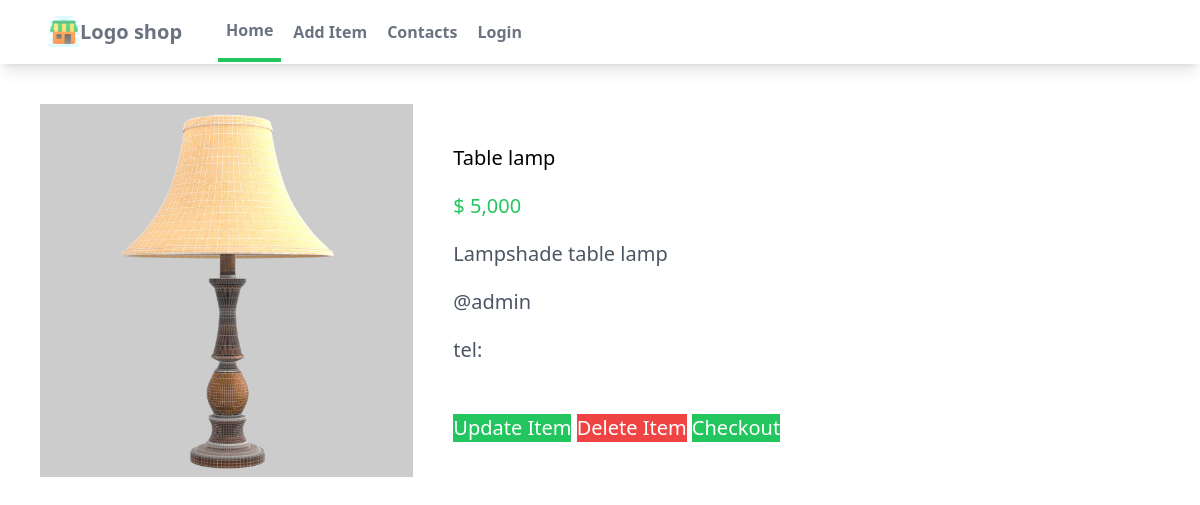
The app's page /myapp/10/ with its own data.
### myapp/models.py (models this page shows, shortened)
class Product(models.Model):
    seller = models.ForeignKey(User, on_delete=models.CASCADE, default='1')
    name = models.CharField(max_length=100)
    price = models.IntegerField()
    description = models.CharField(max_length=200)
    image = models.ImageField(blank=True, upload_to='images')

### myapp/views.py (the view)
# urls.py: path('<int:pk>/', ProductDetailView.as_view(), name='detail'),
class ProductDetailView(DetailView):
    model = Product
    template_name = "myapp/detail.html"
    context_object_name = 'item'
    pk_url_kwarg = 'pk'
    def get_context_data(self, **kwargs):
        context= super(ProductDetailView, self).get_context_data(**kwargs)
        context['stripe_publishable_key'] = settings.STRIPE_PUBLISHABLE_KEY
        return context

### myapp/templates/myapp/detail.html (shortened to what this page needs)
{% extends 'myapp/base.html' %}
{% load humanize %}
{% block content %}
<div class="flex p-10 w-full h-200">
  <img class="w-1/3" src="{{ item.image.url }}" alt="itemPhoto"></img>
  <div class="w-2/3 text-xl ml-10 mt-5">
    <p class="mt-5"> {{ item.name }}</p>
    <p class="mt-5 text-green-500">$ {{ item.price | intcomma}}</p>
    <p class="mt-5 text-gray-600"> {{ item.description }}</p>
    <p class="mt-5 text-gray-600"><a href="{% url 'users:sellerprofile' item.seller.id %}">@{{ item.seller }}</a></p>
    <p class="mt-5 text-gray-600">tel: {{ item.seller.profile.contact_number }}</p>
    <button class="bg-green-500 text-white mt-[50px]"><a href="{% url 'myapp:update_item' item.id %}">Update Item</a></button>
    <button class="bg-red-500 text-white mt-[50px]"><a href="{% url 'myapp:delete_item' item.id %}">Delete Item</a></button>
    <button class="bg-green-500 text-white mt-[50px]" id="checkout"><a>Checkout</a></button>
  </div>
</div>
{% endblock content %}

### myapp/static/myapp/styles.css (style rules this page uses)
html, :host { line-height: 1.5; -webkit-text-size-adjust: 100%; -moz-tab-size: 4; -o-tab-size: 4; tab-size: 4; font-family: ui-sans-serif, system-ui, sans-serif, "Apple Color Emoji", "Segoe UI Emoji", "Segoe UI Symbol", "Noto Color Emoji"; font-feature-settings: normal; font-variation-settings: normal; -webkit-tap-highlight-color: transparent; }
body { margin: 0; line-height: inherit; }
a { color: inherit; text-decoration: inherit; }
button, input, optgroup, select, textarea { font-family: inherit; font-feature-settings: inherit; font-variation-settings: inherit; font-size: 100%; font-weight: inherit; line-height: inherit; letter-spacing: inherit; color: inherit; margin: 0; padding: 0; }
button, select { text-transform: none; }
button, input:where([type='button']), input:where([type='reset']), input:where([type='submit']) { -webkit-appearance: button; background-color: transparent; background-image: none; }
blockquote, dl, dd, h1, h2, h3, h4, h5, h6, hr, figure, p, pre { margin: 0; }
button, [role="button"] { cursor: pointer; }
img, svg, video, canvas, audio, iframe, embed, object { display: block; vertical-align: middle; }
img, video { max-width: 100%; height: auto; }
.ml-10 { margin-left: 2.5rem; }
.mt-5 { margin-top: 1.25rem; }
.mt-\[50px\] { margin-top: 50px; }
.flex { display: flex; }
.w-1\/3 { width: 33.333333%; }
.w-2\/3 { width: 66.666667%; }
.w-full { width: 100%; }
.bg-green-500 { --tw-bg-opacity: 1; background-color: rgb(34 197 94 / var(--tw-bg-opacity)); }
.bg-red-500 { --tw-bg-opacity: 1; background-color: rgb(239 68 68 / var(--tw-bg-opacity)); }
.p-10 { padding: 2.5rem; }
.text-xl { font-size: 1.25rem; line-height: 1.75rem; }
.text-gray-600 { --tw-text-opacity: 1; color: rgb(75 85 99 / var(--tw-text-opacity)); }
.text-green-500 { --tw-text-opacity: 1; color: rgb(34 197 94 / var(--tw-text-opacity)); }
.text-white { --tw-text-opacity: 1; color: rgb(255 255 255 / var(--tw-text-opacity)); }

### records on screen
Product: image (picture), name "Table lamp", price "5,000", description "Lampshade table lamp", seller "admin"
